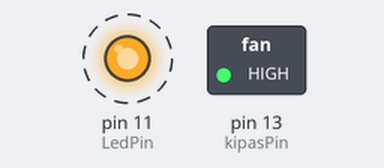
The program below on a simulated Raspberry Pi (header pin numbers). On the bench: switched loads named in the program (green lamp = pin HIGH), output pins drawn as LEDs (lit = HIGH). Dashed ring = blinking. What the program prints to the terminal is not drawn.

Above: at 0.02 s.
Timing chart, 0 to 3.0 s (numbered marks = the images above):
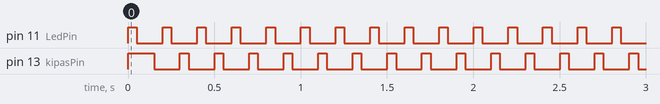

The program:

led_project.py
```python
import RPi.GPIO as GPIO
import time

LedPin = 11    # pin11
kipasPin = 13

def setup():
  GPIO.setmode(GPIO.BOARD)       # Numbers GPIOs by physical location
  GPIO.setup(LedPin, GPIO.OUT)   # Set LedPin's mode is output
  GPIO.setup(kipasPin, GPIO.OUT)   # Set LedPin's mode is output
  GPIO.output(LedPin, GPIO.HIGH) # Set LedPin high(+3.3V) to turn on led
  GPIO.output(kipasPin, GPIO.HIGH) # Set LedPin high(+3.3V) to turn on led


def blink():
  while True:
    print('Program start ...')
    GPIO.output(LedPin, GPIO.HIGH)  # led on
    time.sleep(0.05)
    GPIO.output(LedPin, GPIO.LOW) # led off
    time.sleep(0.05)
    GPIO.output(kipasPin, GPIO.HIGH)  # led on
    time.sleep(0.05)
    GPIO.output(kipasPin, GPIO.LOW) # led off
    time.sleep(0.05)

def destroy():
  GPIO.output(LedPin, GPIO.LOW)   # led off
  GPIO.cleanup()                  # Release resource
  GPIO.output(kipasPin, GPIO.LOW)   # led off
  GPIO.cleanup()                  # Release resource

if __name__ == '__main__':     # Program start from here
  setup()
  try:
    blink()
  except KeyboardInterrupt:  # When 'Ctrl+C' is pressed, the child program destroy() will be  executed.
    destroy()
```

Measured:
- by itself, pin 11 (LedPin), pin 13 (kipasPin): alternates HIGH for 0.05 s and LOW for 0.15 s
